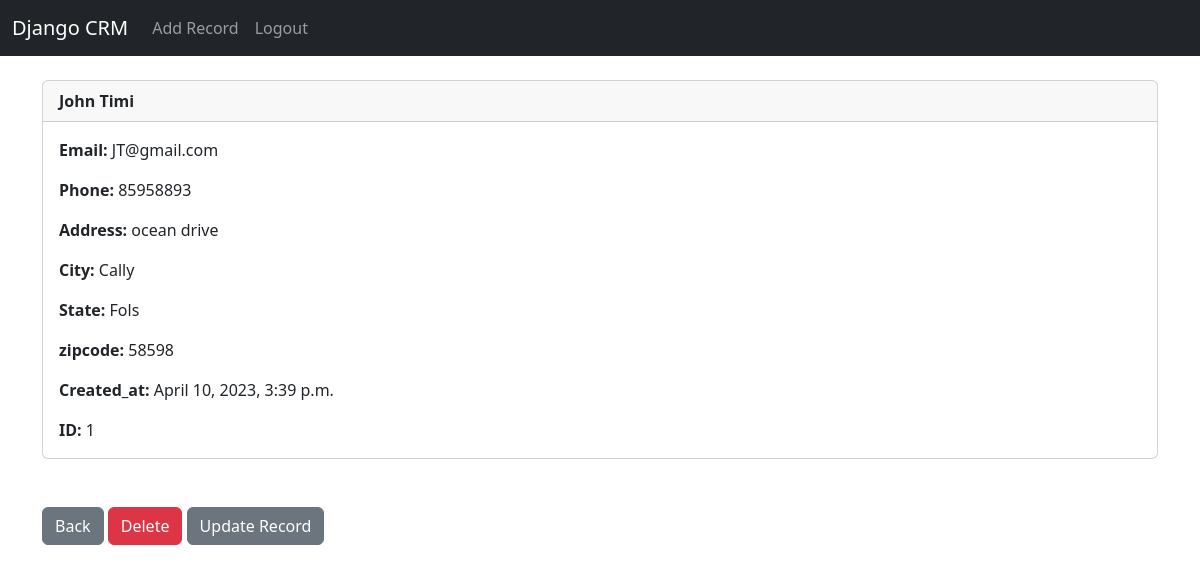
The page /record/1 (signed in) on the database its author committed.
### website/models.py (models this page shows, shortened)
class Record(models.Model):
    created_at = models.DateTimeField(auto_now_add=True)
    first_name = models.CharField(max_length=50)
    last_name = models.CharField(max_length=50)
    email = models.CharField(max_length=100)
    phone = models.CharField(max_length=15)
    address = models.CharField(max_length=100)
    city = models.CharField(max_length=50)
    state = models.CharField(max_length=50)
    zipcode = models.CharField(max_length=20)

### website/views.py (the view)
# urls.py: path('record/<int:pk>', views.customer_record, name='record'),
def customer_record(request, pk):
    if request.user.is_authenticated:
        customer_record = Record.objects.get(id=pk)
        return render(request, 'website/record.html', {
        'customer_record': customer_record})
    else:
        messages.success(request, "You Must Be Logged In To View That Page.....")
        return redirect('home')

### website/templates/website/record.html
{% extends 'website/base.html' %}
{% block content %}
<div class="card">
  <div class="card-header"><strong>
    {{ customer_record.first_name }} {{customer_record.last_name }}</strong>
  </div>
  <div class="card-body">
      <p class="card-text">
          <strong>Email: </strong>{{ customer_record.email}}
      </p>
      <p class="card-text">
          <strong>Phone: </strong>{{ customer_record.phone }}
      </p>
      <p class="card-text">
          <strong>Address: </strong>{{ customer_record.address }}
      </p>
      <p class="card-text">
          <strong>City: </strong>{{ customer_record.city }}
      </p>
      <p class="card-text">
          <strong>State: </strong>{{ customer_record.state }}
      </p>
      <p class="card-text">
          <strong>zipcode: </strong>{{ customer_record.zipcode }}
      </p>
      <p class="card-text">
          <strong>Created_at: </strong>{{ customer_record.created_at }}
      </p>
      <p class="card-text">
          <strong>ID: </strong>{{ customer_record.id }}
      </p>
  </div>
</div>
<br><br>
<a href="{% url 'home' %}" class='btn btn-secondary'>Back</a>
<a href="{% url 'delete_record' customer_record.id %}" class='btn btn-danger'>Delete</a>
<a href="{% url 'update_record' customer_record.id %}" class='btn btn-secondary'>Update Record</a>
{% endblock %}

### rows shown on the page
Record: first_name "John", last_name "Timi", email "JT@gmail.com", phone "85958893", address "ocean drive", city "Cally", state "Fols", zipcode "58598", created_at "April 10, 2023, 3:39 p.m.", id "1"
